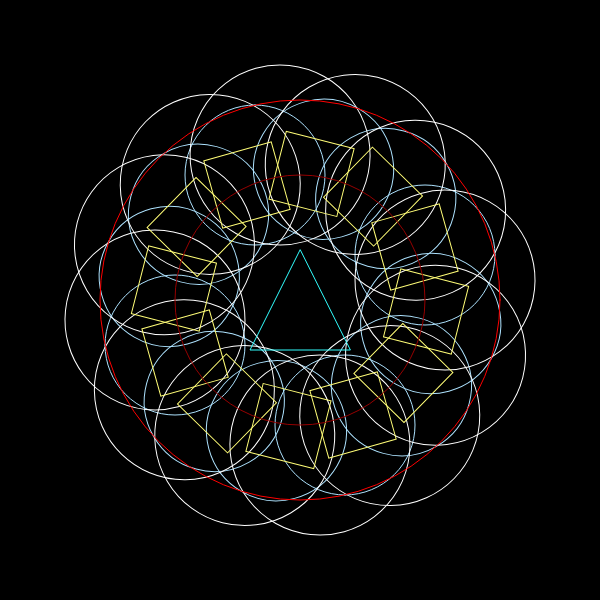
Frame 1 (no input)
Frame 60 (no input): identical to frame 1, image omitted
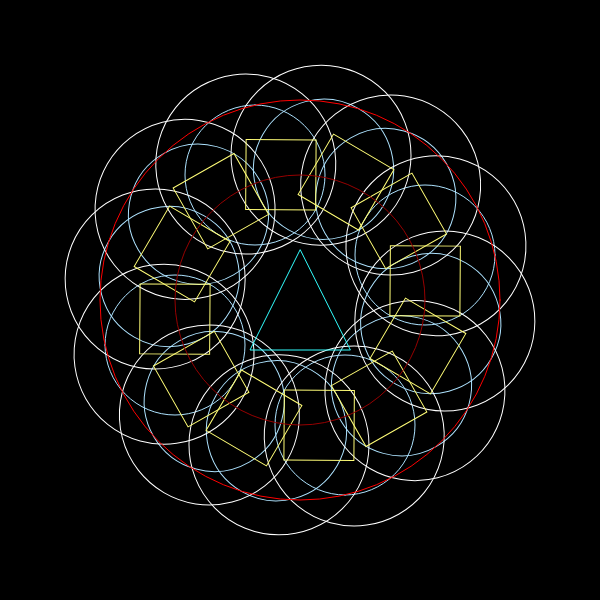
Frame 120 (the mouse pressed at the canvas centre since frame 60)

The p5.js sketch that drew these frames (run headless with seeded random() and noise() and a simulated clock; from frame 60 on, the mouse is pressed at the canvas centre):

// p5.js sketch
// ── sketch.js
//Rachel Buigas-Lopez and Vanda Lin

var rad1 = 180;
var rad2 = 140;
var rad3 = 70;
var num = 12;

function setup() {

    createCanvas(600, 600);
    noFill();
}

function draw() {

    background(0);

    push();
    translate(width/2, height/2);
    Mandala();
    pop();
}

function Mandala() {

    Shape2 = new Circle(12, -45, rad2, 173, 226, 254);
    var rotationY = map(mouseY, 0, 600, 0.25, 5);
    var rotationX = map(mouseX, 0, 600, 0.25, 5);


    push(); //white series of circles
    rotate(rotationY);
    Shape1 = new Circle(12, 20, rad1, 255, 255, 255);
    pop();

    push(); //series of squares
    rotate(rotationX);
    Shape3 = new Square(12, -55, rad3, 255, 253, 119);
    pop();

    //white inner circle 
    ellipse(0, 0, 60, 60);

    //red circle inner line 
    stroke(150, 0, 0);
    ellipse(0, 0, 250, 250);

    //red circle outer line 
    stroke(255, 0, 0);
    ellipse(0, 0, 400, 400);

    //blue triangle
    stroke(50, 255, 255);
    triangle(0, -50, -50, 50, 50, 50);
}

//Draw Shapes
function Circle(num, yPos, rad, colR, colG, colB) {

    for (var p=0; p<num; p++) {

        push();
        stroke(colR, colG, colB);
        rotate(radians(p*360/num));
        ellipse(55+rad/2, yPos, rad, rad);
        pop();
    }
}

function Square(num, yPos, rad, colR, colG, colB) {

    for (var p=0; p<num; p++) {
    	
        push();
        stroke(colR, colG, colB);
        rotate(radians(p*360/num));
        rect(55+rad/2, yPos, rad, rad);
        pop();
    }
}
